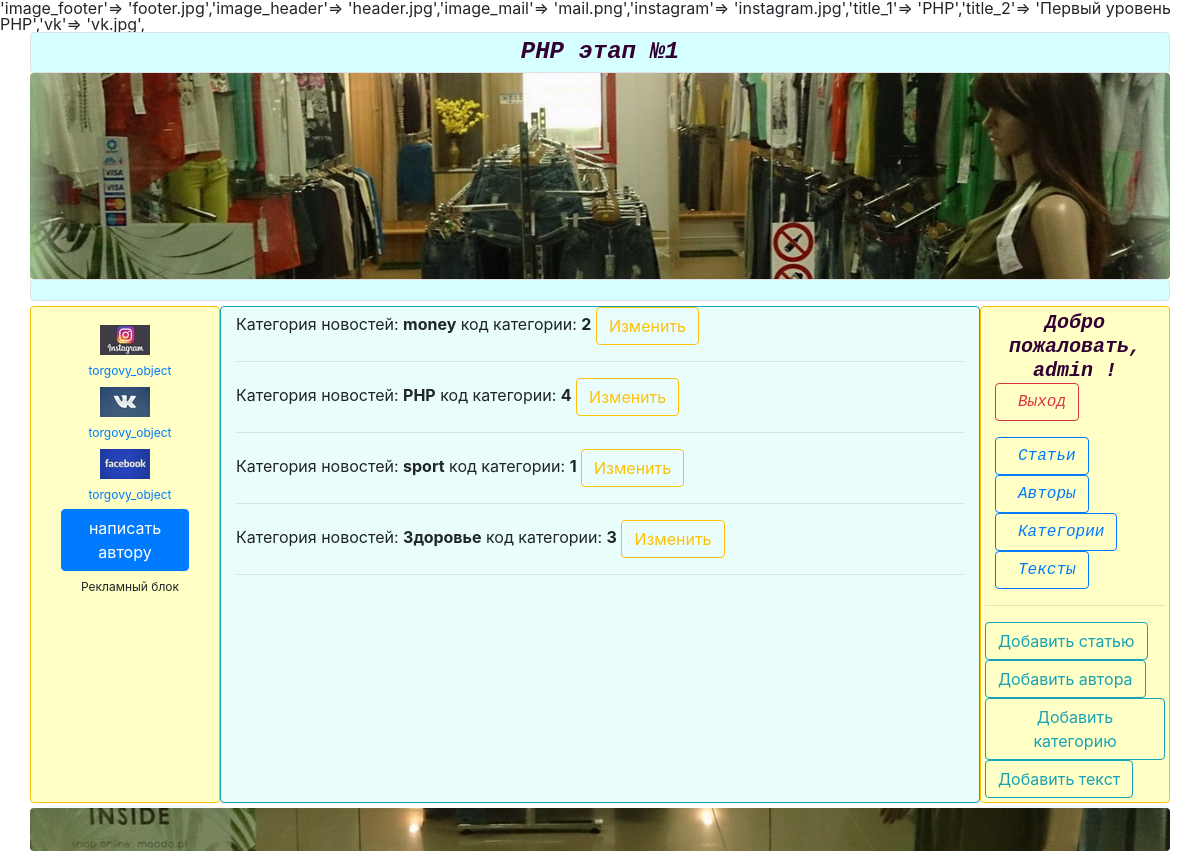
Page /categories (signed in) on the committed database.
### tables this page shows
CREATE TABLE `categories` (
  `id_category` int(11) NOT NULL,
  `title_category` varchar(30) NOT NULL
);

### c/categories.php (called while the page is built, shortened)
<?php
$isAuth = isAuth();
$query = select_table(' title_category , id_category ', ' categories ', " ORDER BY title_category ");
  $categories= $query->fetchAll();
        $inner = template('v_categories',  [
        'isAuth' => $isAuth,
        'categories' => $categories
      ]);
  ?>

### m/system.php (called while the page is built, shortened)
<?php
function template($filename, $vars = [])
{
extract($vars);
include "v/$filename.php";
return ob_get_clean();
}

### m/auth.php (called while the page is built, shortened)
<?php
function isAuth(){
	$isAuth = false;
	if((isset($_SESSION['is_auth']))  && ($_SESSION['is_auth']))
	{
		$isAuth = true;
	}
	elseif(isset($_COOKIE['login']) && isset($_COOKIE['password']))
	{
		if(($_COOKIE['login'] == 'admin') &&  ($_COOKIE['password'] == myhash('admin')))
		{
			$_SESSION['is_auth'] = true;
			$isAuth = true;
		}
	}
	return $isAuth;
}

### v/v_categories.php (the view)
<?php
  foreach ($categories as $cat) {
    $id_category = $cat['id_category'];
    ?>
    <span>Категория новостей: <strong><?=$cat['title_category']?></strong></span>
    <span>код категории: </span><strong> <?=$cat['id_category']?></strong>
    <?php if($isAuth) { ?>
   <a class="btn btn-outline-warning" href="<?php echo ROOT?>edit-category/<?=$id_category?>">Изменить</a>
    <?php }  ?>
    <hr>
  <?php }

### rows in the picture
categories: title_category "money", id_category "2"
categories: title_category "PHP", id_category "4"
categories: title_category "sport", id_category "1"
categories: title_category "Здоровье", id_category "3"

### other values in the picture
$texts "'image_header'=> 'header.jpg',"
$texts "'image_mail'=> 'mail.png',"
$texts "'instagram'=> 'instagram.jpg',"
$texts "'title_1'=> 'PHP',"
$texts "'title_2'=> 'Первый уровень PHP',"
$texts "'vk'=> 'vk.jpg',"
$login "admin"
